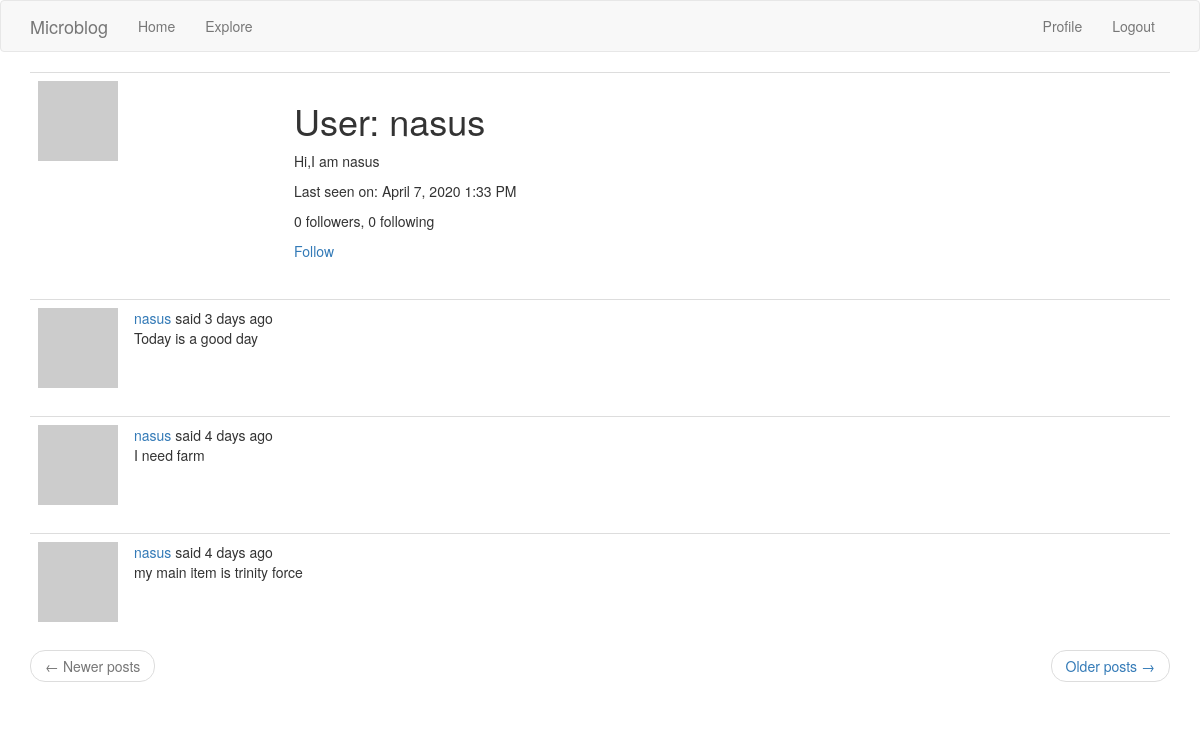
Page /user/nasus (signed in) on the earlier database version.
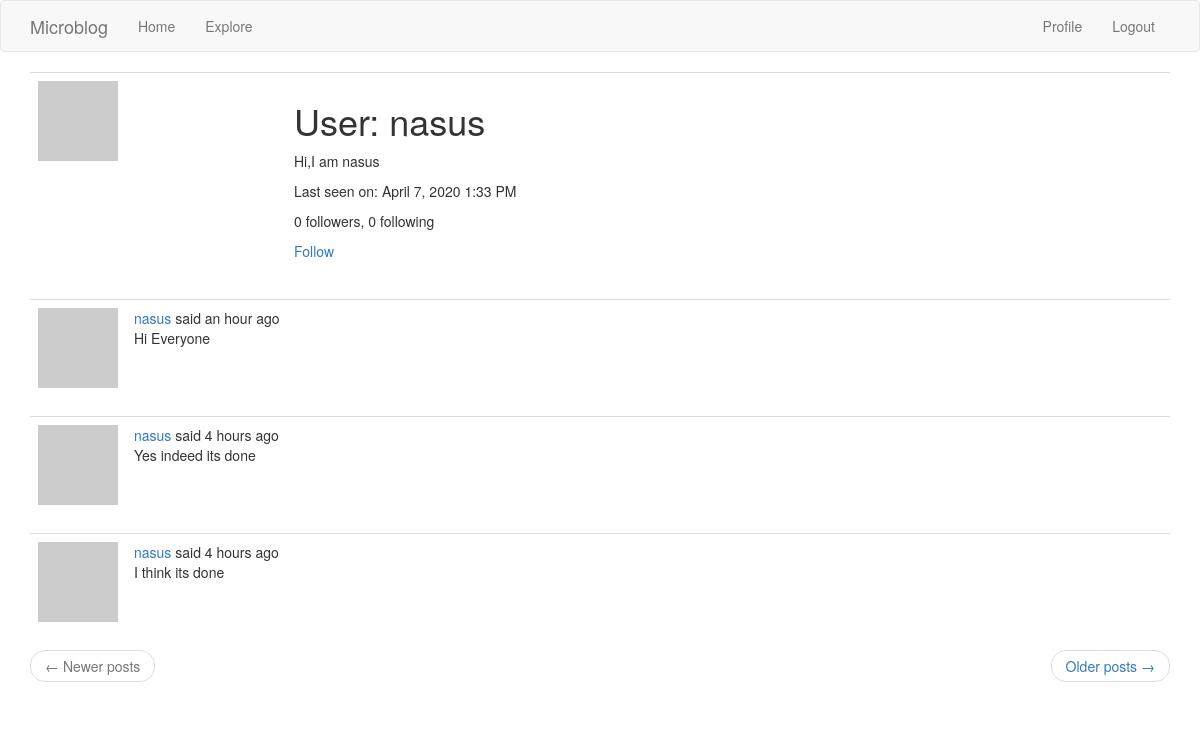
Same page on the later database version.
### app/models.py (models this page shows, shortened)
class PaginatedAPIMixin(object):
    @staticmethod
    def to_collection_dict(query, page, per_page, endpoint, **kwargs):
        resources = query.paginate(page, per_page, False)
        data = {
            'items': [item.to_dict() for item in resources.items],
            '_meta': {
                'page': page,
                'per_page': per_page,
                'total_pages': resources.pages,
                'total_items': resources.total
            },
            '_links': {
                'self': url_for(endpoint, page=page, per_page=per_page,**kwargs),
                'next': url_for(endpoint, page=page + 1, per_page=per_page,**kwargs) if resources.has_next else None,
                'prev': url_for(endpoint, page=page - 1, per_page=per_page,**kwargs) if resources.has_prev else None
            }
        }
        return data

class Post(db.Model,PaginatedAPIMixin):
    id = db.Column(db.Integer, primary_key=True)
    body = db.Column(db.String(140))
    timestamp = db.Column(db.DateTime, index=True, default=datetime.utcnow)
    user_id = db.Column(db.Integer, db.ForeignKey('user.id'))
    language = db.Column(db.String(5))

### app/main/routes.py (the view)
@bp.route('/user/<username>')
@login_required
def user(username):
    user = User.query.filter_by(username=username).first_or_404()
    page = request.args.get('page', 1, type=int)
    posts = user.posts.order_by(Post.timestamp.desc()).paginate(
        page, current_app.config['POSTS_PER_PAGE'], False)
    next_url = url_for('main.user', username=user.username,
                       page=posts.next_num) if posts.has_next else None
    prev_url = url_for('main.user', username=user.username,
                       page=posts.prev_num) if posts.has_prev else None
    return render_template('user.html', user=user, posts=posts.items,
                           next_url=next_url, prev_url=prev_url)

### app/main/routes.py (called while the page is built)
@bp.before_app_request
def before_request():
    if current_user.is_authenticated:
        current_user.last_seen = datetime.utcnow()
        db.session.commit()
    g.locale = str(get_locale())

### app/models.py (called while the page is built)
@login.user_loader
def load_user(id):
    return User.query.get(int(id))

    def avatar(self, size):
        digest = md5(self.email.lower().encode('utf-8')).hexdigest()
        return 'https://www.gravatar.com/avatar/{}?d=identicon&s={}'.format(
            digest, size)

    def is_following(self, user):
        return self.followed.filter(
            followers.c.followed_id == user.id).count() > 0

### app/templates/user.html
{% extends "base.html" %}
{% block app_content %}
    <table class="table table-hover">
        <tr>
            <td width="256px"><img src="{{ user.avatar(256) }}"></td>
            <td>
                <h1>{{ _('User') }}: {{ user.username }}</h1>
                {% if user.about_me %}<p>{{ user.about_me }}</p>{% endif %}
                {% if user.last_seen %}
                <p>{{ _('Last seen on') }}: {{ moment(user.last_seen).format('LLL') }}</p>
                {% endif %}
                <p>{{ _('%(count)d followers', count=user.followers.count()) }}, {{ _('%(count)d following', count=user.followed.count()) }}</p>
                {% if user == current_user %}
                <p><a href="{{ url_for('main.edit_profile') }}">{{ _('Edit your profile') }}</a></p>
                {% elif not current_user.is_following(user) %}
                <p><a href="{{ url_for('main.follow', username=user.username) }}">{{ _('Follow') }}</a></p>
                {% else %}
                <p><a href="{{ url_for('main.unfollow', username=user.username) }}">{{ _('Unfollow') }}</a></p>
                {% endif %}
            </td>
        </tr>
    </table>
    {% for post in posts %}
        {% include '_post.html' %}
    {% endfor %}
    <nav aria-label="...">
        <ul class="pager">
            <li class="previous{% if not prev_url %} disabled{% endif %}">
                <a href="{{ prev_url or '#' }}">
                    <span aria-hidden="true">&larr;</span> {{ _('Newer posts') }}
                </a>
            </li>
            <li class="next{% if not next_url %} disabled{% endif %}">
                <a href="{{ next_url or '#' }}">
                    {{ _('Older posts') }} <span aria-hidden="true">&rarr;</span>
                </a>
            </li>
        </ul>
    </nav>
{% endblock %}

### app/templates/_post.html (shortened to what this page needs)
    <table class="table table-hover">
        <tr>
            <td width="70px">
                <a href="{{ url_for('main.user', username=post.author.username) }}">
                    <img src="{{ post.author.avatar(70) }}" />
                </a>
            </td>
            <td>
                {{ _('%(username)s said %(when)s',
                    username=user_link, when=moment(post.timestamp).fromNow()) }}
                <br>
                <span id="post{{ post.id }}">{{ post.body }}</span>
            </td>
        </tr>
    </table>

Differences in the rows shown:
no longer on this page (row unchanged): Post: body "Today is a good day"
no longer on this page (row unchanged): Post: body "I need farm"
no longer on this page (row unchanged): Post: body "my main item is trinity force"
added Post: body "Hi Everyone"
added Post: body "Yes indeed its done"
added Post: body "I think its done"
